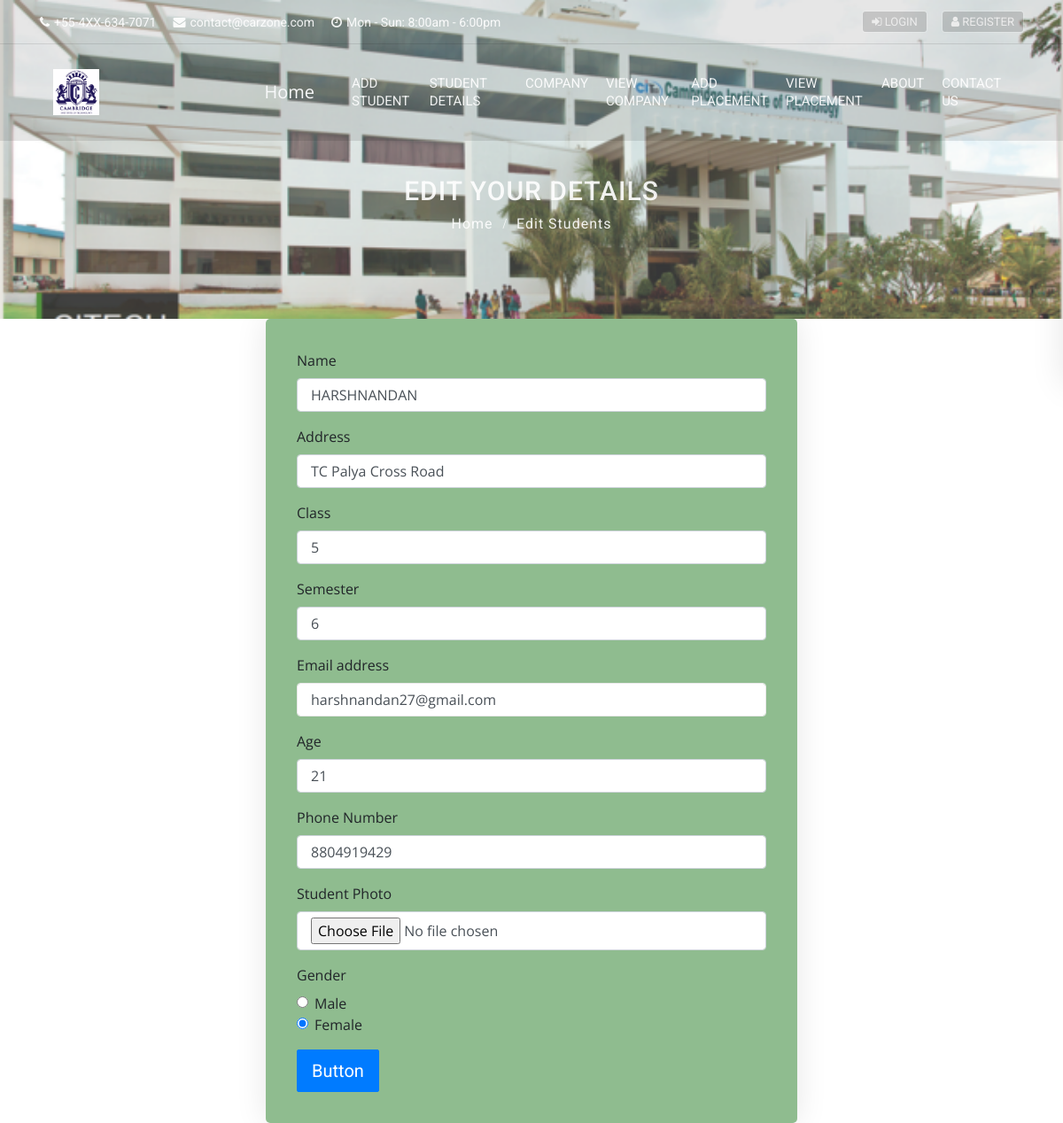
Page /edit_student/1 on the committed database.
### student/models.py (models this page shows, shortened)
class Add_Student(models.Model):
    boolChoice = (
        ("M", "Male"), ("F", "Female")
    )
    name=models.CharField(max_length=100)
    address=models.CharField(max_length=250)
    class1=models.CharField(max_length=100)
    semester=models.CharField(max_length=100)
    age=models.IntegerField()
    gender=models.CharField(max_length=1,choices=boolChoice)
    email=models.EmailField(blank=True)
    phoneno=models.IntegerField()
    photo= models.ImageField(blank=True,upload_to='photos/%Y/%m/%d/')

### student/views.py (the view)
# urls.py: path('edit_student/<int:id>',views.Student_edit,name="editstudent"),
def Student_edit(request,id):
    stu_edit=Add_Student.objects.get(id=id)
    return render(request,'student/edit_student.html',{
        'student':stu_edit
    })

### student/templates/student/edit_student.html (shortened to what this page needs)
{% extends 'base.html' %}
{% load static %}
{% block content %}
    <div class="sub-banner overview-bgi">
    <div class="container breadcrumb-area">
        <div class="breadcrumb-areas">
            <h1>Edit Your Details</h1>
            <ul class="breadcrumbs">
                <li><a href="{% url "home" %}">Home</a></li>
                <li class="active">Edit Students</li>
            </ul>
        </div>
    </div>
</div>
    <div id="contact" class="container ">
    <div class="form-box form-section ">
        <form action="{% url 'updatestudent' student.id %}" method="POST" name="addstudent" >
        <div class="mb-3 bb ">
                 <label for="name" class="form-label">Name</label>
                 <input type="text" class="form-control" id="name" placeholder="enter your Name" name="name" value="{{ student.name }}" required >
        </div>
        <div class="mb-3">
                 <label for="address" class="form-label">Address</label>
                 <input type="text" class="form-control" id="address" placeholder="enter your Address" value="{{ student.address }}" name="address" required>
        </div>
        <div class="mb-3">
                 <label for="class" class="form-label">Class</label>
                 <input type="text" class="form-control" id="class" placeholder="enter your class" value="{{ student.class1 }}" name="class1" required>
        </div>
        <div class="mb-3">
                 <label for="sem" class="form-label">Semester</label>
                 <input type="text" class="form-control" id="sem" placeholder="enter your Semester" value="{{ student.semester }}"  name="semester" required>
        </div>
        <div class="mb-3">
                 <label for="email" class="form-label">Email address</label>
                 <input type="email" class="form-control" id="email" placeholder="enter your Email" value="{{ student.email }}"  name="email" required>
        </div>
        <div class="mb-3">
                 <label for="age" class="form-label">Age</label>
                 <input type="text" class="form-control" id="age" placeholder="enter your Age" value="{{ student.age }}"  name="age" required>
        </div>
        <div class="mb-3">
                 <label for="phone" class="form-label">Phone Number</label>
                 <input type="text" class="form-control" id="phone" placeholder="enter Phone Number" value="{{ student.phoneno }}" name="phoneno" required>
        </div>
        <div class="mb-3">
                 <label for="image1" class="form-label">Student Photo</label>
                 <input type="file" class="form-control" id="image1" name="photo" value="{{ student.photo.url }}"  required>
        </div>
        <div class="mb-3" >
            <label >Gender</label>
                 <div class="form-check">
                  <input class="form-check-input" value="male" type="radio"  name="gender" id="flexRadioDefault1" >
                  <label class="form-check-label" for="flexRadioDefault1"  >
                    Male
                  </label>
        </div>
       <div class="form-check" name="gender1" >
                  <input class="form-check-input"value="female" type="radio" name="gender" id="flexRadioDefault2" checked>
                  <label class="form-check-label" for="flexRadioDefault2">
                    Female
                  </label>
            </div>
        </div>
        <div class="d-grid gap-2">
            <button type="submit" class="btn btn-lg btn-primary">Button</button>
        </div>
        </form>
    </div>
    </div>
{% endblock content %}

### rows in the picture
Add_Student: name "HARSHNANDAN", address "TC Palya Cross Road", class1 "5", semester "6", email "harshnandan27@gmail.com", age "21", phoneno "8804919429"
